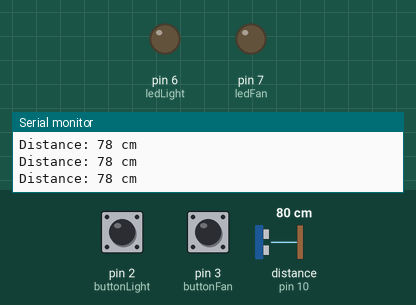
Bench run of a sketch on a simulated Arduino Uno, built with avr-gcc and run on an emulated ATmega328P. On the bench: output pins drawn as LEDs (lit = HIGH), the last lines printed to the serial monitor. Wiring (inferred from the names in the program): ultrasonic range finder: trigger pin 9; echo pin 10. Dashed ring = blinking. The inputs (shaded band) are chosen by the test bench; at power-on: distance to the obstacle (sensor on pin 10) 80 cm, pin 3 (buttonFan) LOW, pin 2 (buttonLight) LOW. The echo pulse lasts 58.3 µs per cm; pins used as bus, display or sensor lines are not drawn.

Above: at 1.2 s.
1.3 s: distance to the obstacle (sensor on pin 10) set to 56 cm
4.3 s: distance to the obstacle (sensor on pin 10) set to 45 cm
At 5.7 s:
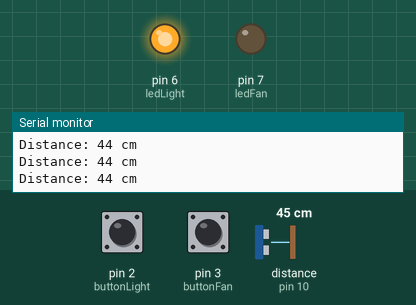
6.0 s: pin 3 (buttonFan) pulled HIGH for 3.2 s
At 9.6 s:
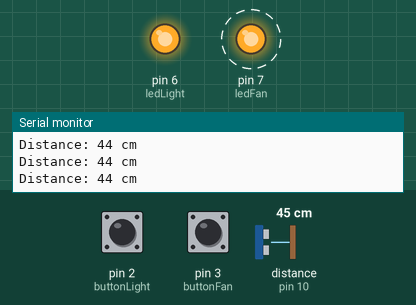
10.7 s: pin 2 (buttonLight) pulled HIGH for 3.2 s
At 14.7 s:
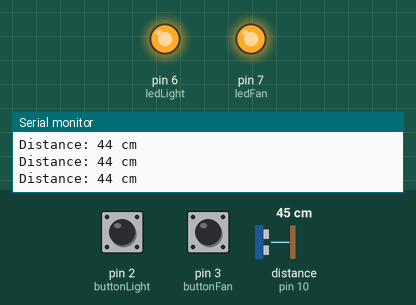
15.4 s: pin 3 (buttonFan) pulled HIGH for 0.25 s
At 16.7 s:
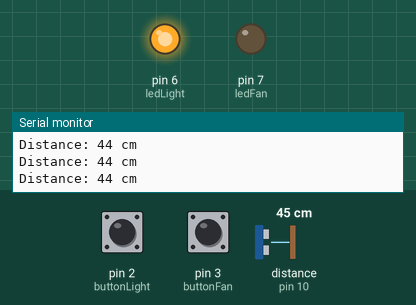
Timing chart, 0 to 18.1 s (numbered marks = the images above; inputs shaded):
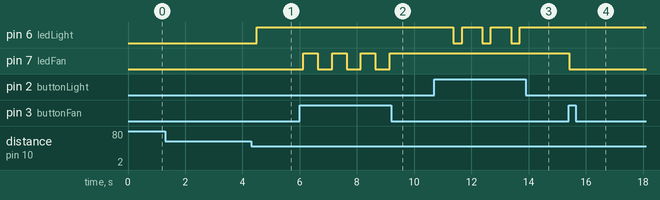

The sketch:

smart_home_automation.ino
```cpp
// Smart Home Automation System

// Pin Definitions
const int trigPin = 9;
const int echoPin = 10;
const int buttonLight = 2;
const int buttonFan = 3;
const int ledLight = 6;
const int ledFan = 7;

// Variables
long duration;
int distance;
int lightState = LOW;
int fanState = LOW;

void setup() {
  pinMode(trigPin, OUTPUT);
  pinMode(echoPin, INPUT);
  pinMode(buttonLight, INPUT);
  pinMode(buttonFan, INPUT);
  pinMode(ledLight, OUTPUT);
  pinMode(ledFan, OUTPUT);

  Serial.begin(9600);
}

void loop() {
  // Push Button Control
  if (digitalRead(buttonLight) == HIGH) {
    lightState = !lightState;
    digitalWrite(ledLight, lightState);
    delay(300); // Debounce delay
  }

  if (digitalRead(buttonFan) == HIGH) {
    fanState = !fanState;
    digitalWrite(ledFan, fanState);
    delay(300); // Debounce delay
  }

  // Ultrasonic Sensor for Automatic Light Control
  digitalWrite(trigPin, LOW);
  delayMicroseconds(2);
  digitalWrite(trigPin, HIGH);
  delayMicroseconds(10);
  digitalWrite(trigPin, LOW);

  duration = pulseIn(echoPin, HIGH);
  distance = duration * 0.034 / 2; // Distance in cm

  // Turn ON light if distance is less than 50 cm
  if (distance < 50) {
    digitalWrite(ledLight, HIGH);
  } else if (lightState == LOW) { // Keep OFF if not manually turned ON
    digitalWrite(ledLight, LOW);
  }

  Serial.print("Distance: ");
  Serial.print(distance);
  Serial.println(" cm");

  delay(200); // Short delay for stability
}
```

Measured:
- the behaviour switches between 51 and 50 cm on distance to the obstacle (sensor on pin 10) (found by bisection; images 0 and 1)
- after the input at 4.3 s, pin 6 (ledLight): LOW → HIGH after 0.20 s
- after the input at 6.0 s, pin 7 (ledFan): alternates HIGH for 0.50 s and LOW for 0.50 s, 7 changes in all, then stays HIGH, starting after 0.13 s
- after the input at 10.7 s, pin 6 (ledLight): alternates HIGH for 0.70 s and LOW for 0.30 s, 6 changes in all, then stays HIGH, starting after 0.67 s
- after the input at 15.4 s, pin 7 (ledFan): HIGH → LOW at once
